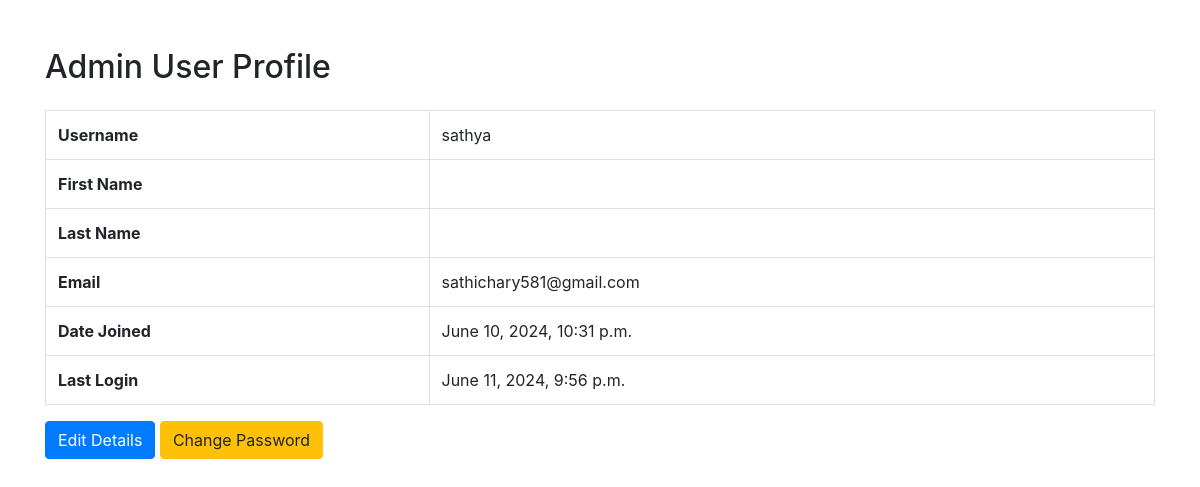
Before: /profile/ (signed in) with the older database file.
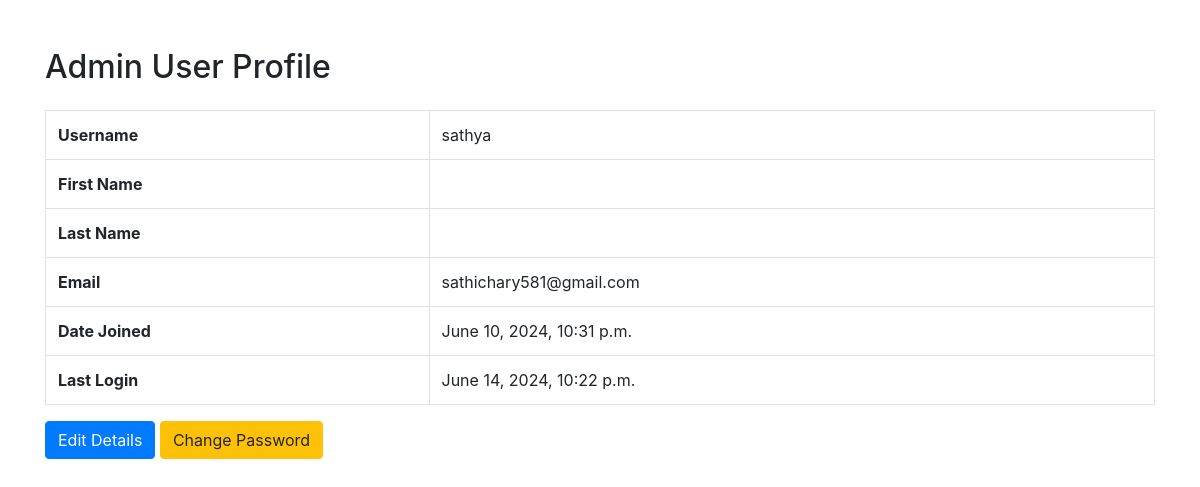
After: the same page with the newer database file.
### app/models.py (models this page shows, shortened)
class User(AbstractUser):
    username = models.CharField(max_length=100)
    email = models.EmailField(unique=True)
    USERNAME_FIELD = 'email'
    REQUIRED_FIELDS = ['username']

### admin_user/views.py (the view)
# urls.py: path('profile/', profile, name='profile'),
@login_required
@staff_member_required
def profile(request):
    user = request.user
    context = {
        'user': user,
    }
    return render(request, 'user/profile.html', context)

### templates/user/profile.html (shortened to what this page needs)
<!DOCTYPE html>
<html lang="en">
<head>
    <link href="https://maxcdn.bootstrapcdn.com/bootstrap/4.5.2/css/bootstrap.min.css" rel="stylesheet">
</head>
<body>
    <div class="container mt-5">
        <h2 class="mb-4">Admin User Profile</h2>
        <table class="table table-bordered">
            <tr>
                <th>Username</th>
                <td>{{ user.username }}</td>
            </tr>
            <tr>
                <th>First Name</th>
                <td>{{ user.first_name }}</td>
            </tr>
            <tr>
                <th>Last Name</th>
                <td>{{ user.last_name }}</td>
            </tr>
            <tr>
                <th>Email</th>
                <td>{{ user.email }}</td>
            </tr>
            <tr>
                <th>Date Joined</th>
                <td>{{ user.date_joined }}</td>
            </tr>
            <tr>
                <th>Last Login</th>
                <td>{{ user.last_login }}</td>
            </tr>
        </table>
        <a href="{% url 'admin_user_detail' %}" class="btn btn-primary">Edit Details</a>
        <a href="{% url 'admin_user_password_change' %}" class="btn btn-warning">Change Password</a>
    </div>
</body>
</html>

Changed rows visible on the page:
changed User "sathya": last_login "June 11, 2024, 9:56 p.m." → "June 14, 2024, 10:22 p.m."
